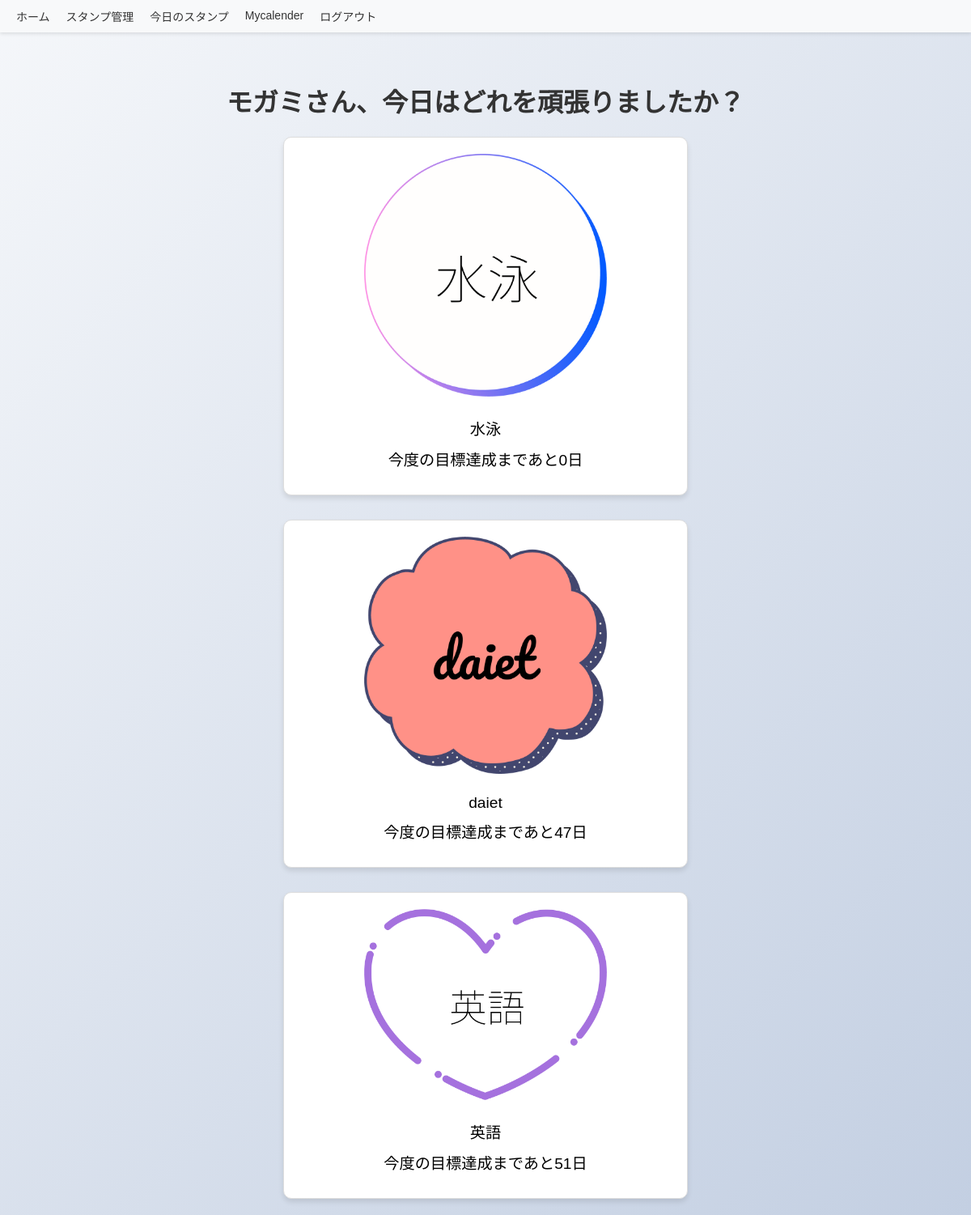
/stamp-usage/index.php (signed in), run on the app's committed database.
### tables this page shows
CREATE TABLE `users` (
  `id` int(11) UNSIGNED NOT NULL,
  `name` varchar(255) DEFAULT NULL,
  `kana` varchar(255) DEFAULT NULL,
  `nickname` varchar(100) DEFAULT NULL,
  `age` int(3) NOT NULL,
  `gender` enum('male','female','other') NOT NULL,
  `address` varchar(255) DEFAULT NULL,
  `email` varchar(500) DEFAULT NULL,
  `phone` varchar(255) DEFAULT NULL,
  `password` varchar(255) DEFAULT NULL,
  `created_at` timestamp NOT NULL DEFAULT current_timestamp()
);

CREATE TABLE `stamps` (
  `id` int(11) NOT NULL,
  `hobby` varchar(255) NOT NULL,
  `shape` varchar(50) NOT NULL,
  `font` varchar(50) NOT NULL,
  `image_path` varchar(255) NOT NULL,
  `created_at` timestamp NOT NULL DEFAULT current_timestamp(),
  `user_id` int(11) DEFAULT NULL,
  `status` enum('draft','registered') DEFAULT 'draft',
  `encouragement_image_path` varchar(255) DEFAULT NULL,
  `encouragement_message` text DEFAULT NULL
);

### includes/database_functions.php (called while the page is built, shortened)
<?php
function get_user_by_id($conn, $user_id) {
    $sql = "SELECT * FROM users WHERE id = ?";
    $stmt = $conn->prepare($sql);
    $stmt->bind_param("i", $user_id);
    $stmt->execute();
    $result = $stmt->get_result();
    return $result->fetch_assoc();
}
?>

### stamp-usage/index.php (the view, shortened to what this page needs)
<?php
require_once $_SERVER['DOCUMENT_ROOT'] . '/lesson-management-system/includes/db_connection.php';
require_once $_SERVER['DOCUMENT_ROOT'] . '/lesson-management-system/includes/database_functions.php';
$user_id = $_SESSION['user_id'];
$user = get_user_by_id($conn, $user_id);
$sql = "SELECT s.*, su.start_date, su.frequency_type, su.frequency_count, su.intermediate_goal_type, su.intermediate_goal_count
        FROM stamps s
        JOIN stamp_usage su ON s.id = su.stamp_id
        WHERE s.user_id = ? AND s.status = 'registered'
        GROUP BY s.id
        ORDER BY su.start_date DESC";
$stmt = $conn->prepare($sql);
$stmt->bind_param("i", $user_id);
$stmt->execute();
$result = $stmt->get_result();
$stamps = $result->fetch_all(MYSQLI_ASSOC);
$new_stamp_id = null;
?>
<!DOCTYPE html>
<html lang="ja">
<head>
    <link rel="stylesheet" href="styles.css">
</head>
<body>
    <header class="main-header">
        <nav class="main-nav">
            <ul class="nav-list">
                <li class="nav-item"><a href="../index.php" class="nav-link">ホーム</a></li>
                <li class="nav-item"><a href="../stamp-creation/stamp_management.php" class="nav-link">スタンプ管理</a></li>
                <li class="nav-item"><a href="../stamp-usage/index.php" class="nav-link">今日のスタンプ</a></li>
                <li class="nav-item"><a href="../my-calendar/index.php" class="nav-link">Mycalender</a></li>
                <li class="nav-item"><a href="../registration/logout.php" class="nav-link">ログアウト</a></li>
            </ul>
        </nav>
    </header>
    <h1><?php echo htmlspecialchars($user['nickname'] ?? ''); ?>さん、今日はどれを頑張りましたか？</h1>
    <div id="stamps-container">
        <?php
        $stamps = array_reverse($stamps);
        foreach ($stamps as $stamp):
            $start_date = new DateTime($stamp['start_date'] ?? 'now');
            $current_date = new DateTime();
            $days_passed = $current_date->diff($start_date)->days;
            $goal_days = 0;
            $valid_goal_types = ['week', 'month', 'year'];
            if (in_array($stamp['intermediate_goal_type'] ?? '', $valid_goal_types)) {
                switch ($stamp['intermediate_goal_type']) {
                    case 'month':
                        $goal_days = ($stamp['intermediate_goal_count'] ?? 0) * 30;
                        break;
                }
            } else {
                error_log("Invalid intermediate_goal_type: " . ($stamp['intermediate_goal_type'] ?? 'Not set'));
                $goal_days = 0;
            }
            $days_left = max(0, $goal_days - $days_passed);
            ?>
            <div class="stamp <?php echo ($stamp['id'] == $new_stamp_id) ? 'new-stamp' : ''; ?>"
                data-stamp-id="<?php echo htmlspecialchars($stamp['id'] ?? ''); ?>"
                data-encouragement-message="<?php echo htmlspecialchars($stamp['encouragement_message'] ?? ''); ?>"
                data-encouragement-image="<?php echo htmlspecialchars('/lesson-management-system' . ($stamp['encouragement_image_path'] ?? '')); ?>">
                <img src="<?php echo htmlspecialchars('/lesson-management-system' . ($stamp['image_path'] ?? '')); ?>"
                    alt="<?php echo htmlspecialchars($stamp['hobby'] ?? ''); ?>">
                <div class="stamp-info">
                    <p><?php echo htmlspecialchars($stamp['hobby'] ?? ''); ?></p>
                    <p>今度の目標達成まであと<?php echo $days_left; ?>日</p>
                </div>
            </div>
        <?php endforeach; ?>
    </div>
</body>
</html>

### stamp-usage/styles.css (style rules this page uses)
body { display: flex; flex-direction: column; align-items: center; font-family: Arial, sans-serif; max-width: 800px; margin: 0 auto; padding: 20px; background: linear-gradient(135deg, #f5f7fa 0%, #c3cfe2 100%); min-height: 100vh; }
h1 { text-align: center; color: #333; }
#stamps-container { display: flex; flex-direction: column; align-items: center; gap: 30px; width: 100%; }
.stamp { display: flex; flex-direction: column; align-items: center; border: 1px solid #ddd; padding: 20px; box-sizing: border-box; width: 100%; max-width: 500px; background-color: white; border-radius: 10px; box-shadow: 0 4px 6px rgba(0, 0, 0, 0.1); transition: transform 0.3s, box-shadow 0.3s; cursor: pointer; }
.stamp img { width: 105%; height: auto; max-width: 300px; margin-bottom: 15px; }
.stamp-info { text-align: center; width: 100%; }
.stamp p { margin: 10px 0; font-size: 1.2em; }
.main-header { position: fixed; top: 0; left: 0; width: 100%; background-color: #f8f9fa; box-shadow: 0 2px 4px rgba(0,0,0,.1); z-index: 1000; }
.main-nav { padding: 10px 20px; }
.nav-list { display: flex; justify-content: flex-start; list-style-type: none; margin: 0; padding: 0; }
.nav-item { margin-right: 20px; }
.nav-item:last-child { margin-right: 0; }
.nav-link { text-decoration: none; color: #333; font-weight: 500; font-size: 14px; transition: color 0.3s ease; }
body { margin-top: 60px; }

### data on the page
users: nickname "モガミ"
stamps: image_path (picture), hobby "水泳"
stamps: image_path (picture), hobby "daiet"
stamps: image_path (picture), hobby "英語"
